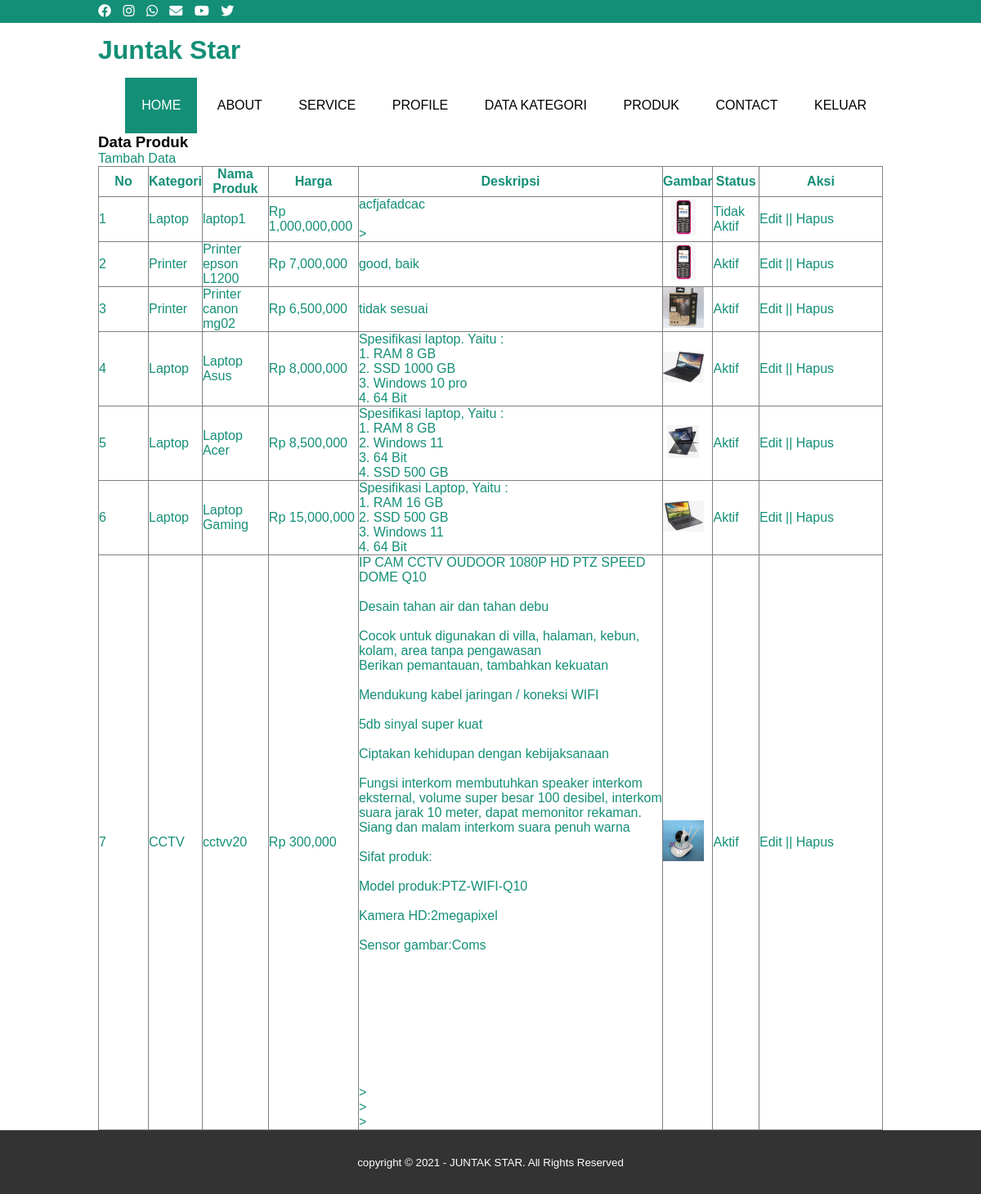
The app's page /data-produk.php (signed in) with its own data.
### tables this page shows
CREATE TABLE `tb_product` (
  `product_id` int(11) NOT NULL,
  `category_id` int(11) NOT NULL,
  `product_name` varchar(100) NOT NULL,
  `product_price` int(11) NOT NULL,
  `product_description` text NOT NULL,
  `product_image` varchar(100) NOT NULL,
  `product_status` tinyint(1) NOT NULL,
  `date_created` timestamp NOT NULL DEFAULT current_timestamp() ON UPDATE current_timestamp()
);

CREATE TABLE `tb_category` (
  `category_id` int(11) NOT NULL,
  `category_name` varchar(25) NOT NULL
);

### data-produk.php (the view, shortened to what this page needs)
<?php
 include 'config.php';
?>
<!DOCTYPE html>
<html>
<head>
	<link rel="stylesheet" type="text/css" href="style.css">
	<link rel="stylesheet" type="text/css" href="https://cdnjs.cloudflare.com/ajax/libs/font-awesome/5.13.0/css/all.min.css">
</head>
<body>
	<div class="medsos">
		<div class="container">
			<ul>
				<li><a href="#"><i class="fab fa-facebook"></i></a></li>
				<li><a href="#"><i class="fab fa-instagram"></i></a></li>
				<li><a href="#"><i class="fab fa-whatsapp"></i></a></li>
				<li><a href="#"><i class="fas fa-envelope"></i></li>
				<li><a href="#"><i class="fab fa-youtube"></i></a></li>
				<li><a href="#"><i class="fab fa-twitter"></i></a></li>
			</ul>
		</div>
	</div>
	<header>
		<div class="container">
		<h1><a href="data_kategori.php">Juntak Star</a></h1>
		<ul>
			<li class="active"><a href="dashboard.php">HOME</a></li>
			<li><a href="about.html">ABOUT</a></li>
			<li><a href="service.html">SERVICE</a></li>
			<li><a href="profile.php">PROFILE</a></li>
			<li><a href="data_kategori.php">DATA KATEGORI</a></li>
			<li><a href="data-produk.php">PRODUK</a></li>
			<li><a href="contact.html">CONTACT</a></li>
			<li><a href="keluar.php">KELUAR</a></li>
		</ul>
	</div>
</header>
<div class="section">
	<div class="container">
		<h3>Data Produk</h3>
		<div class="box">
			<p><a href="tambah_produk.php">Tambah Data</a></p>
			<table border="1" cellspacing="0" class="table">
				<thead>
					<tr>
						<th width="60px">No</th>
						<th>Kategori</th>
						<th>Nama Produk</th>
						<th>Harga</th>
						<th>Deskripsi</th>
						<th>Gambar</th>
						<th>Status</th>
						<th width="150px">Aksi</th>
					</tr>
				</thead>
				<tbody>
					<?php
						$no = 1;
						$produk = mysqli_query($conn, "SELECT * FROM tb_product LEFT JOIN tb_category USING (category_id) ORDER BY product_id DESC");
						if(mysqli_num_rows($produk) > 0){
						while($row = mysqli_fetch_array($produk)){
					?>
					<tr>
						<td><?php echo $no++ ?></td>
						<td><?php echo $row['category_name'] ?></td>
						<td><?php echo $row['product_name'] ?></td>
						<td>Rp <?php echo number_format($row['product_price']) ?></td>
						<td><?php echo $row['product_description'] ?></td>
						<td><a href="produk/<?php echo $row['product_image'] ?>" target="_blank"><img src="produk/<?php echo $row['product_image'] ?>" width="50px"></a></td>
						<td><?php echo ($row['product_status'] == 0)? 'Tidak Aktif':'Aktif'; ?></td>
						<td>
							<a href="edit-produk.php?id=<?php echo $row['product_id'] ?>">Edit</a> || <a href="proses-hapus.php?idp=<?php echo $row['product_id'] ?>" onclick ="return confirm('Yakin Ingin Hapus ?')" >Hapus</a>
						</td>
					</tr>
					<?php }}else{ ?>
						<tr>
							<td colspan="8"> Tidak Ada Data</td>
						</tr>
					<?php } ?>
				</tbody>
			</table>
		</div>
	</div>
</div>
<footer>
	<div class="container">
		<small>copyright &copy; 2021 - JUNTAK STAR. All Rights Reserved</small>
</footer>
</body>
</html>

### style.css (style rules this page uses)
* { padding: 0; margin: 0; font-family: sans-serif; }
a { color: inherit; text-decoration: none; }
.medsos { padding: 5px 0; background-color: #148f77 }
.medsos ul li { display: inline-block; color: #fff; margin-right: 10px; }
.container { width: 80%; margin: 0 auto; }
.container:after { content: ""; display:block; clear: both; }
header h1 { float: left; padding: 15px 0; color: #148f77; }
header ul { float: right; }
header ul li { display: inline-block; }
header ul li a { padding:25px 20px; display: inline-block; }
.active { background-color: #148f77; color: #fff; }
.box { color: #148f77; }
.box:after { content: ''; display: block; clear: both; }
footer { padding: 30px 0; background-color: #333; color: #fff; text-align: center; }
.table { width: 100%; border-collapse: collapse; }
.table tr { height: 30px; }

### records on screen
tb_product: category.category_name "Laptop", product_name "laptop1", product_price "1,000,000,000", product_description "acfjafadcac >", product_image (picture), product_status "Tidak Aktif"
tb_product: category.category_name "Printer", product_name "Printer epson L1200", product_price "7,000,000", product_description "good, baik", product_image (picture), product_status "Aktif"
tb_product: category.category_name "Printer", product_name "Printer canon mg02", product_price "6,500,000", product_description "tidak sesuai", product_image (picture), product_status "Aktif"
tb_product: category.category_name "Laptop", product_name "Laptop Asus", product_price "8,000,000", product_description "Spesifikasi laptop. Yaitu : 1. RAM 8 GB 2. SSD 1000 GB 3. Windows 10 pro 4. 64 Bit", product_image (picture), product_status "Aktif"
tb_product: category.category_name "Laptop", product_name "Laptop Acer", product_price "8,500,000", product_description "Spesifikasi laptop, Yaitu : 1. RAM 8 GB 2. Windows 11 3. 64 Bit 4. SSD 500 GB", product_image (picture), product_status "Aktif"
tb_product: category.category_name "Laptop", product_name "Laptop Gaming", product_price "15,000,000", product_description "Spesifikasi Laptop, Yaitu : 1. RAM 16 GB 2. SSD 500 GB 3. Windows 11 4. 64 Bit", product_image (picture), product_status "Aktif"
tb_product: category.category_name "CCTV", product_name "cctvv20", product_price "300,000", product_description "IP CAM CCTV OUDOOR 1080P HD PTZ SPEED DOME Q10 Desain tahan air dan tahan debu Cocok untuk digunakan di villa, halaman, kebun, kolam, area tanpa pengawasan Berikan pemantauan, tambahkan kekuatan Mendukung kabel jaringan / koneksi WIFI 5db sinyal super kuat Ciptakan kehidupan dengan kebijaksanaan Fungsi interkom membutuhkan speaker interkom eksternal, volume super besar 100 desibel, interkom suara jarak 10 meter, dapat memonitor rekaman. Siang dan malam interkom suara penuh warna Sifat produk: Model produk:PTZ-WIFI-Q10 Kamera HD:2megapixel Sensor gambar:Coms > > >", product_image (picture), product_status "Aktif"
